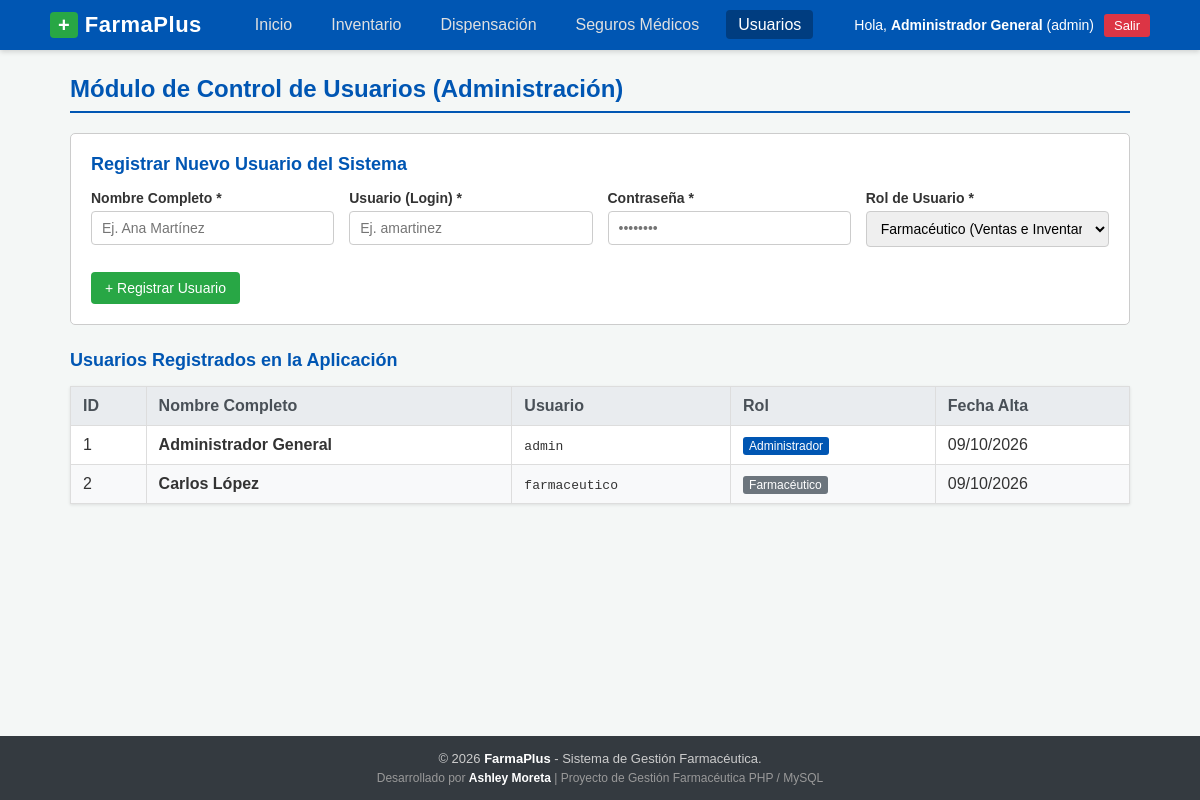
/usuarios.php (signed in), run on the app's committed database.
### tables this page shows
CREATE TABLE IF NOT EXISTS `usuarios` (
  `id` INT AUTO_INCREMENT PRIMARY KEY,
  `username` VARCHAR(50) NOT NULL UNIQUE,
  `password` VARCHAR(255) NOT NULL,
  `nombre` VARCHAR(100) NOT NULL,
  `rol` ENUM('admin', 'farmaceutico') NOT NULL DEFAULT 'farmaceutico',
  `creado_en` TIMESTAMP DEFAULT CURRENT_TIMESTAMP
);

### usuarios.php (the view, shortened to what this page needs)
<?php
require_once 'header.php';
$usuarios = $pdo->query("SELECT id, username, nombre, rol, creado_en FROM usuarios ORDER BY id ASC")->fetchAll();
?>
<h1 class="titulo-pagina">Módulo de Control de Usuarios (Administración)</h1>
<div class="card-formulario">
    <h2 style="font-size: 18px; margin-bottom: 15px; color: #0056b3;">Registrar Nuevo Usuario del Sistema</h2>
    <form method="POST" action="usuarios.php">
        <div style="display: grid; grid-template-columns: repeat(auto-fit, minmax(200px, 1fr)); gap: 15px;">
            <div class="grupo-form">
                <label for="nombre">Nombre Completo *</label>
                <input type="text" id="nombre" name="nombre" required placeholder="Ej. Ana Martínez">
            </div>
            <div class="grupo-form">
                <label for="username">Usuario (Login) *</label>
                <input type="text" id="username" name="username" required placeholder="Ej. amartinez">
            </div>
            <div class="grupo-form">
                <label for="password">Contraseña *</label>
                <input type="password" id="password" name="password" required placeholder="••••••••">
            </div>
            <div class="grupo-form">
                <label for="rol">Rol de Usuario *</label>
                <select id="rol" name="rol" required>
                    <option value="farmaceutico">Farmacéutico (Ventas e Inventario)</option>
                </select>
            </div>
        </div>
        <button type="submit" class="btn btn-exito" style="margin-top: 10px;">+ Registrar Usuario</button>
    </form>
</div>
<h2 style="font-size: 18px; color: #0056b3; margin-top: 20px;">Usuarios Registrados en la Aplicación</h2>
<table class="tabla-datos">
    <thead>
        <tr>
            <th>ID</th>
            <th>Nombre Completo</th>
            <th>Usuario</th>
            <th>Rol</th>
            <th>Fecha Alta</th>
        </tr>
    </thead>
    <tbody>
        <?php foreach ($usuarios as $u): ?>
            <tr>
                <td><?= $u['id'] ?></td>
                <td><strong><?= htmlspecialchars($u['nombre']) ?></strong></td>
                <td><code><?= htmlspecialchars($u['username']) ?></code></td>
                <td>
                    <?php if ($u['rol'] === 'admin'): ?>
                        <span style="background-color: #0056b3; color: white; padding: 2px 6px; border-radius: 3px; font-size: 12px;">Administrador</span>
                    <?php else: ?>
                        <span style="background-color: #6c757d; color: white; padding: 2px 6px; border-radius: 3px; font-size: 12px;">Farmacéutico</span>
                    <?php endif; ?>
                </td>
                <td><?= date('d/m/Y', strtotime($u['creado_en'])) ?></td>
            </tr>
        <?php endforeach; ?>
    </tbody>
</table>
<?php require_once 'footer.php'; ?>

### css/estilos.css (style rules this page uses)
* { box-sizing: border-box; margin: 0; padding: 0; }
body { font-family: Arial, Helvetica, sans-serif; background-color: #f4f7f6; color: #333333; display: flex; flex-direction: column; min-height: 100vh; }
.titulo-pagina { font-size: 24px; color: #0056b3; border-bottom: 2px solid #0056b3; padding-bottom: 8px; margin-bottom: 20px; }
.tabla-datos { width: 100%; border-collapse: collapse; background-color: #ffffff; margin-top: 15px; box-shadow: 0 1px 3px rgba(0,0,0,0.1); }
.tabla-datos th, .tabla-datos td { border: 1px solid #dddddd; padding: 10px 12px; text-align: left; }
.tabla-datos th { background-color: #e9ecef; color: #495057; font-weight: bold; }
.tabla-datos tr:nth-child(even) { background-color: #f8f9fa; }
.btn { display: inline-block; padding: 8px 14px; border: none; border-radius: 4px; cursor: pointer; font-size: 14px; text-decoration: none; font-weight: 500; }
.btn-exito { background-color: #28a745; color: white; }
.card-formulario { background-color: #ffffff; padding: 20px; border: 1px solid #cccccc; border-radius: 5px; margin-bottom: 25px; }
.grupo-form { margin-bottom: 15px; }
.grupo-form label { display: block; margin-bottom: 5px; font-weight: bold; font-size: 14px; }
.grupo-form input, .grupo-form select, .grupo-form textarea { width: 100%; padding: 8px 10px; border: 1px solid #cccccc; border-radius: 4px; font-size: 14px; }

### data on the page
usuarios: id "1", nombre "Administrador General", username "admin", rol "Administrador", creado_en "09/10/2026"
usuarios: id "2", nombre "Carlos López", username "farmaceutico", rol "Farmacéutico", creado_en "09/10/2026"

### other printed values
$_SESSION['usuario_nombre'] "Administrador General"
$_SESSION['usuario_rol'] "admin"
